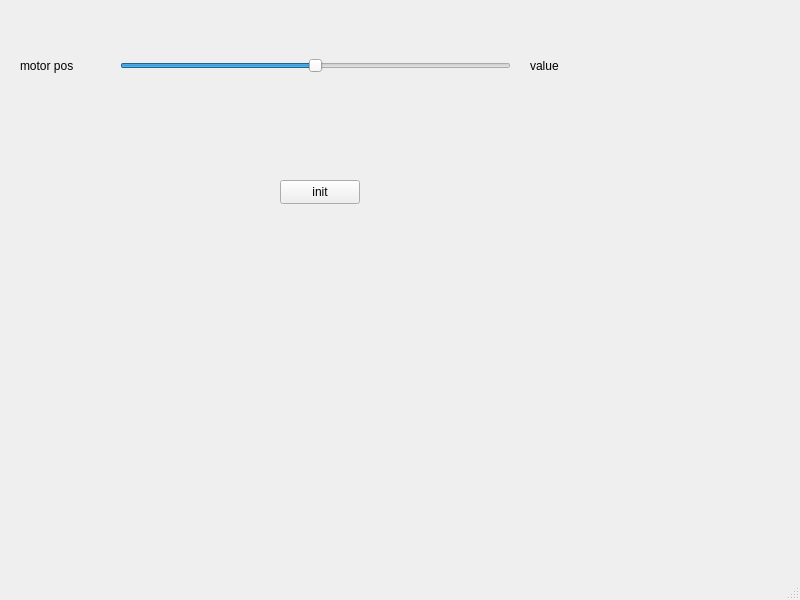
<?xml version="1.0" encoding="UTF-8"?>
<ui version="4.0">
 <class>MainWindow</class>
 <widget class="QMainWindow" name="MainWindow">
  <property name="geometry">
   <rect>
    <x>0</x>
    <y>0</y>
    <width>800</width>
    <height>600</height>
   </rect>
  </property>
  <property name="windowTitle">
   <string>MainWindow</string>
  </property>
  <widget class="QWidget" name="centralwidget">
   <widget class="QLabel" name="poslabel">
    <property name="geometry">
     <rect>
      <x>20</x>
      <y>50</y>
      <width>81</width>
      <height>31</height>
     </rect>
    </property>
    <property name="text">
     <string>motor pos</string>
    </property>
   </widget>
   <widget class="QSlider" name="slider">
    <property name="geometry">
     <rect>
      <x>120</x>
      <y>50</y>
      <width>391</width>
      <height>31</height>
     </rect>
    </property>
    <property name="minimum">
     <number>-100000</number>
    </property>
    <property name="maximum">
     <number>100000</number>
    </property>
    <property name="orientation">
     <enum>Qt::Horizontal</enum>
    </property>
   </widget>
   <widget class="QLabel" name="valuelabel">
    <property name="geometry">
     <rect>
      <x>530</x>
      <y>50</y>
      <width>101</width>
      <height>31</height>
     </rect>
    </property>
    <property name="text">
     <string>value</string>
    </property>
   </widget>
   <widget class="QPushButton" name="initButton">
    <property name="geometry">
     <rect>
      <x>280</x>
      <y>180</y>
      <width>80</width>
      <height>24</height>
     </rect>
    </property>
    <property name="text">
     <string>init</string>
    </property>
   </widget>
  </widget>
  <widget class="QMenuBar" name="menubar">
   <property name="geometry">
    <rect>
     <x>0</x>
     <y>0</y>
     <width>800</width>
     <height>21</height>
    </rect>
   </property>
  </widget>
  <widget class="QStatusBar" name="statusbar"/>
 </widget>
 <resources/>
 <connections/>
</ui>
